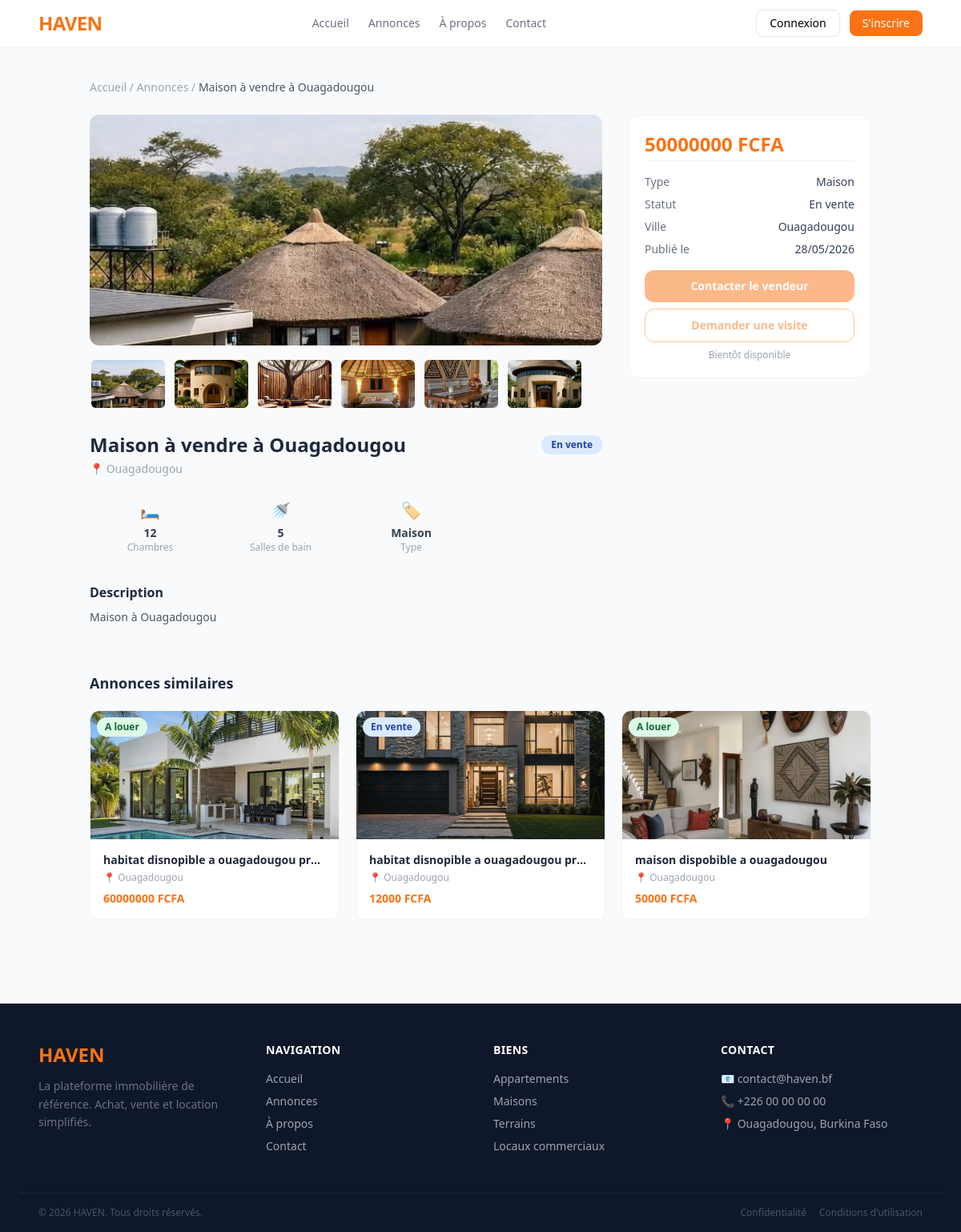
Screenshot of /detail/24/ with the database file from the repository.
### apps/listings/models.py (models this page shows, shortened)
class Listing(models.Model):
    STATUS = [
        ('En vente', 'En vente'),
        ('A louer', 'A louer'),
        ('Vendu', 'Vendu'),
        ('Loué', 'Loué'),
    ]
    TYPES = [
        ('Appartement', 'Appartement'),
        ('Maison', 'Maison'),
        ('Local commercial', 'Local commercial'),
        ('Terrain', 'Terrain'),
    ]
    user = models.ForeignKey(settings.AUTH_USER_MODEL,
                            on_delete=models.CASCADE)
    title = models.CharField(max_length=255)
    description = models.TextField()
    property_type = models.CharField(max_length=20, choices=TYPES)
    status = models.CharField(max_length=20, choices=STATUS)
    price = models.DecimalField(max_digits=14,decimal_places=2)
    bathrooms = models.IntegerField()
    bedrooms = models.IntegerField()
    is_available = models.BooleanField(default=True)
    city = models.CharField(max_length=255)
    longitude = models.DecimalField(max_digits=9, decimal_places=6)
    latitude = models.DecimalField(max_digits=9, decimal_places=6)
    created_at = models.DateTimeField(auto_now_add=True)
    area = models.DecimalField(max_digits=8, decimal_places=2, null=True, blank=True)
    is_approved = models.BooleanField(default=False)
    def get_first_image(self):
        first = self.images.first()
        return first.image.url if first else None
    class Meta:
        ordering = ['-created_at']

class Images(models.Model):
    listing = models.ForeignKey(Listing,on_delete=models.CASCADE, related_name='images')
    image = models.ImageField(upload_to='listings/images/')
    class Meta:
        ordering = ['listing']

### apps/listings/views.py (the view)
# urls.py: path('detail/<int:id>/',views.detail,name='listing_detail'),
def detail(request,id):
    listing = get_object_or_404(Listing,id=id)
    images = listing.images.all()
    similars = Listing.objects.filter(
        property_type=listing.property_type,
        city=listing.city
    ).exclude(id=listing.id)[:4]
    context = {
        'listing': listing,
        'images': images,
        'similars': similars,
        'report_reasons': Report.REASONS,
    }
    return render(request, 'listings/details.html', context=context)

### templates/listings/details.html (shortened to what this page needs)
{% extends 'base.html' %}
{% block content %}
<div class="max-w-5xl mx-auto px-6 py-10">
    <p class="text-sm text-gray-400 mb-6">
        <a href="{% url 'home' %}" class="hover:text-orange-500">Accueil</a> /
        <a href="{% url 'search' %}" class="hover:text-orange-500">Annonces</a> /
        <span class="text-gray-600">{{ listing.title }}</span>
    </p>
    <div class="grid grid-cols-1 lg:grid-cols-3 gap-8">
        <div class="lg:col-span-2">
            {% if images %}
            <div class="mb-4 rounded-xl overflow-hidden h-72 bg-gray-100">
                <img id="main-img" src="{{ images.0.image.url }}" alt="{{ listing.title }}"
                     class="w-full h-full object-cover">
            </div>
            {% if images|length > 1 %}
            <div class="flex gap-2 mb-6 overflow-x-auto pb-1">
                {% for img in images %}
                <img src="{{ img.image.url }}"
                     onclick="document.getElementById('main-img').src='{{ img.image.url }}'"
                     class="h-16 w-24 object-cover rounded-lg cursor-pointer border-2 border-transparent hover:border-orange-400 transition flex-shrink-0">
                {% endfor %}
            </div>
            {% endif %}
            {% else %}
            <div class="mb-6 rounded-xl h-72 bg-gray-100 flex items-center justify-center text-6xl">🏠</div>
            {% endif %}
            <div class="flex items-start justify-between mb-4">
                <div>
                    <h1 class="text-2xl font-bold text-slate-800 mb-1">{{ listing.title }}</h1>
                    <p class="text-sm text-gray-400">📍 {{ listing.city }}</p>
                </div>
                <span class="text-xs font-semibold px-3 py-1 rounded-full mt-1
                    {% if listing.status == 'A louer' %}bg-green-100 text-green-800
                    {% elif listing.status == 'En vente' %}bg-blue-100 text-blue-800
                    {% else %}bg-gray-100 text-gray-600{% endif %}">
                    {{ listing.status }}
                </span>
            </div>
            <div class="grid grid-cols-2 sm:grid-cols-4 gap-3 mb-6">
                {% if listing.bedrooms %}
                <div class="bg-gray-50 rounded-xl p-3 text-center">
                    <p class="text-xl mb-1">🛏</p>
                    <p class="text-sm font-semibold text-slate-700">{{ listing.bedrooms }}</p>
                    <p class="text-xs text-gray-400">Chambres</p>
                </div>
                {% endif %}
                {% if listing.bathrooms %}
                <div class="bg-gray-50 rounded-xl p-3 text-center">
                    <p class="text-xl mb-1">🚿</p>
                    <p class="text-sm font-semibold text-slate-700">{{ listing.bathrooms }}</p>
                    <p class="text-xs text-gray-400">Salles de bain</p>
                </div>
                {% endif %}
                <div class="bg-gray-50 rounded-xl p-3 text-center">
                    <p class="text-xl mb-1">🏷</p>
                    <p class="text-sm font-semibold text-slate-700">{{ listing.property_type }}</p>
                    <p class="text-xs text-gray-400">Type</p>
                </div>
            </div>
            <div>
                <h2 class="text-base font-semibold text-slate-800 mb-2">Description</h2>
                <p class="text-sm text-gray-600 leading-relaxed">{{ listing.description }}</p>
            </div>
        </div>
        <div class="lg:col-span-1">
            <div class="bg-white border border-gray-100 rounded-2xl p-5 sticky top-20">
                <p class="text-2xl font-bold text-orange-500 mb-1">
                    {{ listing.price|floatformat:0 }} FCFA
                </p>
                <div class="border-t border-gray-100 pt-4 mb-4 text-sm text-gray-500 space-y-2">
                    <div class="flex justify-between">
                        <span>Type</span>
                        <span class="font-medium text-slate-700">{{ listing.property_type }}</span>
                    </div>
                    <div class="flex justify-between">
                        <span>Statut</span>
                        <span class="font-medium text-slate-700">{{ listing.status }}</span>
                    </div>
                    <div class="flex justify-between">
                        <span>Ville</span>
                        <span class="font-medium text-slate-700">{{ listing.city }}</span>
                    </div>
                    <div class="flex justify-between">
                        <span>Publié le</span>
                        <span class="font-medium text-slate-700">{{ listing.created_at|date:"d/m/Y" }}</span>
                    </div>
                </div>
                <button disabled class="w-full bg-orange-500 text-white font-semibold py-2.5 rounded-xl text-sm opacity-50 cursor-not-allowed mb-2">
                    Contacter le vendeur
                </button>
                <button class="w-full border border-orange-400 text-orange-500 font-semibold py-2.5 rounded-xl text-sm opacity-50">
                    <a href="{% url 'request_visit' listing.pk %}">Demander une visite</a>
                </button>
                <p class="text-center text-xs text-gray-400 mt-2">Bientôt disponible</p>
            </div>
        </div>
    </div>
    {% if similars %}
    <div class="mt-14">
        <h2 class="text-lg font-semibold text-slate-800 mb-5">Annonces similaires</h2>
        <div class="grid grid-cols-1 md:grid-cols-3 gap-5">
            {% for item in similars %}
            <a href="{% url 'listing_detail' item.pk %}" class="bg-white rounded-xl overflow-hidden border border-gray-100 hover:-translate-y-1 hover:shadow-lg transition-all duration-200 block">
                <div class="h-40 bg-gray-100 relative">
                    {% if item.get_first_image %}
                        <img src="{{ item.get_first_image }}" alt="{{ item.title }}" class="w-full h-full object-cover">
                    {% else %}
                        <div class="w-full h-full flex items-center justify-center text-4xl">🏠</div>
                    {% endif %}
                    <span class="absolute top-2 left-2 text-xs font-semibold px-2.5 py-1 rounded-full
                        {% if item.status == 'A louer' %}bg-green-100 text-green-800{% else %}bg-blue-100 text-blue-800{% endif %}">
                        {{ item.status }}
                    </span>
                </div>
                <div class="p-4">
                    <h3 class="font-semibold text-slate-800 text-sm mb-1 truncate">{{ item.title }}</h3>
                    <p class="text-xs text-gray-400 mb-2">📍 {{ item.city }}</p>
                    <p class="text-orange-500 font-bold text-sm">{{ item.price|floatformat:0 }} FCFA</p>
                </div>
            </a>
            {% endfor %}
        </div>
    </div>
    {% endif %}
</div>
{% endblock %}

### rows the page displays
Listing: title "Maison à vendre à Ouagadougou", city "Ouagadougou", status "En vente", bedrooms "12", bathrooms "5", property_type "Maison", description "Maison à Ouagadougou", price "50000000", created_at "28/05/2026"
Images: image (picture)
Images: image (picture)
Images: image (picture)
Images: image (picture)
Images: image (picture)
Images: image (picture)
Listing: get_first_image (picture), status "A louer", title "habitat disnopible a ouagadougou pr…", city "Ouagadougou", price "60000000"
Listing: get_first_image (picture), status "En vente", title "habitat disnopible a ouagadougou pr…", city "Ouagadougou", price "12000"
Listing: get_first_image (picture), status "A louer", title "maison dispobible a ouagadougou", city "Ouagadougou", price "50000"
